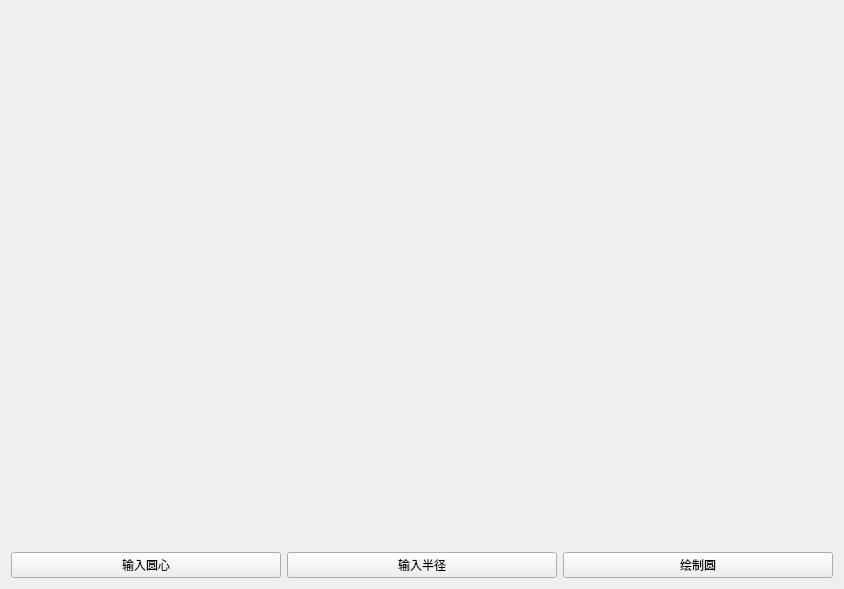
<?xml version="1.0" encoding="UTF-8"?>
<ui version="4.0">
 <class>MainWindow</class>
 <widget class="QWidget" name="MainWindow">
  <property name="geometry">
   <rect>
    <x>0</x>
    <y>0</y>
    <width>844</width>
    <height>589</height>
   </rect>
  </property>
  <property name="windowTitle">
   <string>MainWindow</string>
  </property>
  <layout class="QVBoxLayout" name="verticalLayout_3">
   <item>
    <layout class="QVBoxLayout" name="verticalLayout_2">
     <item>
      <widget class="QWidget" name="canvas_widget" native="true">
       <layout class="QHBoxLayout" name="horizontalLayout_2">
        <item>
         <layout class="QVBoxLayout" name="verticalLayout"/>
        </item>
       </layout>
      </widget>
     </item>
     <item>
      <layout class="QHBoxLayout" name="horizontalLayout">
       <item>
        <widget class="QPushButton" name="btn_center">
         <property name="text">
          <string>输入圆心</string>
         </property>
        </widget>
       </item>
       <item>
        <widget class="QPushButton" name="btn_radius">
         <property name="text">
          <string>输入半径</string>
         </property>
        </widget>
       </item>
       <item>
        <widget class="QPushButton" name="btn_draw">
         <property name="text">
          <string>绘制圆</string>
         </property>
        </widget>
       </item>
      </layout>
     </item>
    </layout>
   </item>
  </layout>
 </widget>
 <resources/>
 <connections/>
</ui>
